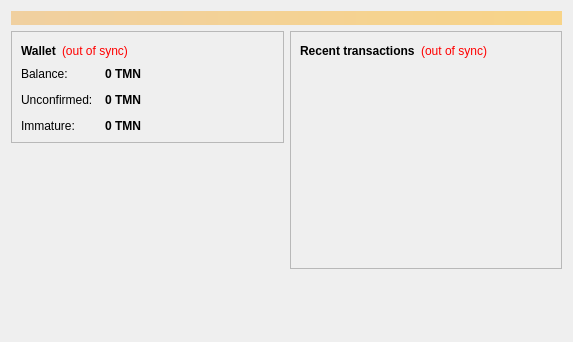
<?xml version="1.0" encoding="UTF-8"?>
<ui version="4.0">
 <class>OverviewPage</class>
 <widget class="QWidget" name="OverviewPage">
  <property name="geometry">
   <rect>
    <x>0</x>
    <y>0</y>
    <width>573</width>
    <height>342</height>
   </rect>
  </property>
  <property name="windowTitle">
   <string>Form</string>
  </property>
  <layout class="QVBoxLayout" name="topLayout">
   <item>
    <widget class="QLabel" name="labelAlerts">
     <property name="visible">
      <bool>false</bool>
     </property>
     <property name="styleSheet">
      <string notr="true">background-color: qlineargradient(x1: 0, y1: 0, x2: 1, y2: 0, stop:0 #F0D0A0, stop:1 #F8D488); color:#000000;</string>
     </property>
     <property name="wordWrap">
      <bool>true</bool>
     </property>
     <property name="margin">
      <number>3</number>
     </property>
    </widget>
   </item>
   <item>
    <layout class="QHBoxLayout" name="horizontalLayout" stretch="1,1">
     <item>
      <layout class="QVBoxLayout" name="verticalLayout_2">
       <item>
        <widget class="QFrame" name="frame">
         <property name="frameShape">
          <enum>QFrame::StyledPanel</enum>
         </property>
         <property name="frameShadow">
          <enum>QFrame::Raised</enum>
         </property>
         <layout class="QVBoxLayout" name="verticalLayout_4">
          <item>
           <layout class="QHBoxLayout" name="horizontalLayout_4">
            <item>
             <widget class="QLabel" name="label_5">
              <property name="font">
               <font>
                <weight>75</weight>
                <bold>true</bold>
               </font>
              </property>
              <property name="text">
               <string>Wallet</string>
              </property>
             </widget>
            </item>
            <item>
             <widget class="QLabel" name="labelWalletStatus">
              <property name="toolTip">
               <string>The displayed information may be out of date. Your wallet automatically synchronizes with the tumincoin network after a connection is established, but this process has not completed yet.</string>
              </property>
              <property name="styleSheet">
               <string notr="true">QLabel { color: red; }</string>
              </property>
              <property name="text">
               <string notr="true">(out of sync)</string>
              </property>
              <property name="alignment">
               <set>Qt::AlignLeading|Qt::AlignLeft|Qt::AlignVCenter</set>
              </property>
             </widget>
            </item>
            <item>
             <spacer name="horizontalSpacer_2">
              <property name="orientation">
               <enum>Qt::Horizontal</enum>
              </property>
              <property name="sizeHint" stdset="0">
               <size>
                <width>40</width>
                <height>20</height>
               </size>
              </property>
             </spacer>
            </item>
           </layout>
          </item>
          <item>
           <layout class="QFormLayout" name="formLayout_2">
            <property name="fieldGrowthPolicy">
             <enum>QFormLayout::AllNonFixedFieldsGrow</enum>
            </property>
            <property name="horizontalSpacing">
             <number>12</number>
            </property>
            <property name="verticalSpacing">
             <number>12</number>
            </property>
            <item row="0" column="0">
             <widget class="QLabel" name="label">
              <property name="text">
               <string>Balance:</string>
              </property>
             </widget>
            </item>
            <item row="0" column="1">
             <widget class="QLabel" name="labelBalance">
              <property name="font">
               <font>
                <weight>75</weight>
                <bold>true</bold>
               </font>
              </property>
              <property name="cursor">
               <cursorShape>IBeamCursor</cursorShape>
              </property>
              <property name="toolTip">
               <string>Your current balance</string>
              </property>
              <property name="text">
               <string notr="true">0 TMN</string>
              </property>
              <property name="textInteractionFlags">
               <set>Qt::LinksAccessibleByMouse|Qt::TextSelectableByKeyboard|Qt::TextSelectableByMouse</set>
              </property>
             </widget>
            </item>
            <item row="1" column="0">
             <widget class="QLabel" name="label_3">
              <property name="text">
               <string>Unconfirmed:</string>
              </property>
             </widget>
            </item>
            <item row="1" column="1">
             <widget class="QLabel" name="labelUnconfirmed">
              <property name="font">
               <font>
                <weight>75</weight>
                <bold>true</bold>
               </font>
              </property>
              <property name="cursor">
               <cursorShape>IBeamCursor</cursorShape>
              </property>
              <property name="toolTip">
               <string>Total of transactions that have yet to be confirmed, and do not yet count toward the current balance</string>
              </property>
              <property name="text">
               <string notr="true">0 TMN</string>
              </property>
              <property name="textInteractionFlags">
               <set>Qt::LinksAccessibleByMouse|Qt::TextSelectableByKeyboard|Qt::TextSelectableByMouse</set>
              </property>
             </widget>
            </item>
            <item row="2" column="0">
             <widget class="QLabel" name="labelImmatureText">
              <property name="text">
               <string>Immature:</string>
              </property>
             </widget>
            </item>
            <item row="2" column="1">
             <widget class="QLabel" name="labelImmature">
              <property name="font">
               <font>
                <weight>75</weight>
                <bold>true</bold>
               </font>
              </property>
              <property name="toolTip">
               <string>Mined balance that has not yet matured</string>
              </property>
              <property name="text">
               <string notr="true">0 TMN</string>
              </property>
              <property name="textInteractionFlags">
               <set>Qt::LinksAccessibleByMouse|Qt::TextSelectableByKeyboard|Qt::TextSelectableByMouse</set>
              </property>
             </widget>
            </item>
           </layout>
          </item>
         </layout>
        </widget>
       </item>
       <item>
        <spacer name="verticalSpacer">
         <property name="orientation">
          <enum>Qt::Vertical</enum>
         </property>
         <property name="sizeHint" stdset="0">
          <size>
           <width>20</width>
           <height>40</height>
          </size>
         </property>
        </spacer>
       </item>
      </layout>
     </item>
     <item>
      <layout class="QVBoxLayout" name="verticalLayout_3">
       <item>
        <widget class="QFrame" name="frame_2">
         <property name="frameShape">
          <enum>QFrame::StyledPanel</enum>
         </property>
         <property name="frameShadow">
          <enum>QFrame::Raised</enum>
         </property>
         <layout class="QVBoxLayout" name="verticalLayout">
          <item>
           <layout class="QHBoxLayout" name="horizontalLayout_2">
            <item>
             <widget class="QLabel" name="label_4">
              <property name="text">
               <string>&lt;b&gt;Recent transactions&lt;/b&gt;</string>
              </property>
             </widget>
            </item>
            <item>
             <widget class="QLabel" name="labelTransactionsStatus">
              <property name="toolTip">
               <string>The displayed information may be out of date. Your wallet automatically synchronizes with the tumincoin network after a connection is established, but this process has not completed yet.</string>
              </property>
              <property name="styleSheet">
               <string notr="true">QLabel { color: red; }</string>
              </property>
              <property name="text">
               <string notr="true">(out of sync)</string>
              </property>
              <property name="alignment">
               <set>Qt::AlignRight|Qt::AlignTrailing|Qt::AlignVCenter</set>
              </property>
             </widget>
            </item>
            <item>
             <spacer name="horizontalSpacer">
              <property name="orientation">
               <enum>Qt::Horizontal</enum>
              </property>
              <property name="sizeHint" stdset="0">
               <size>
                <width>40</width>
                <height>20</height>
               </size>
              </property>
             </spacer>
            </item>
           </layout>
          </item>
          <item>
           <widget class="QListView" name="listTransactions">
            <property name="styleSheet">
             <string notr="true">QListView { background: transparent; }</string>
            </property>
            <property name="frameShape">
             <enum>QFrame::NoFrame</enum>
            </property>
            <property name="verticalScrollBarPolicy">
             <enum>Qt::ScrollBarAlwaysOff</enum>
            </property>
            <property name="horizontalScrollBarPolicy">
             <enum>Qt::ScrollBarAlwaysOff</enum>
            </property>
            <property name="selectionMode">
             <enum>QAbstractItemView::NoSelection</enum>
            </property>
           </widget>
          </item>
         </layout>
        </widget>
       </item>
       <item>
        <spacer name="verticalSpacer_2">
         <property name="orientation">
          <enum>Qt::Vertical</enum>
         </property>
         <property name="sizeHint" stdset="0">
          <size>
           <width>20</width>
           <height>40</height>
          </size>
         </property>
        </spacer>
       </item>
      </layout>
     </item>
    </layout>
   </item>
  </layout>
 </widget>
 <resources/>
 <connections/>
</ui>
